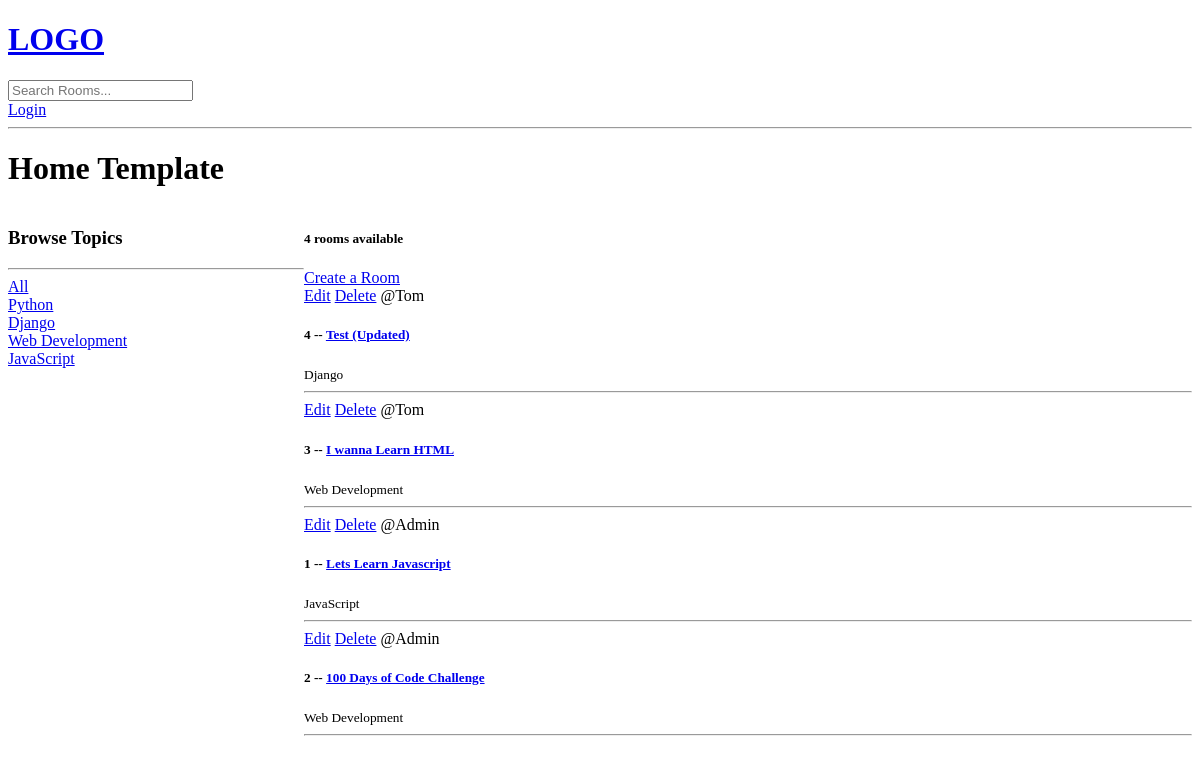
/, run on an earlier commit of the app's database.
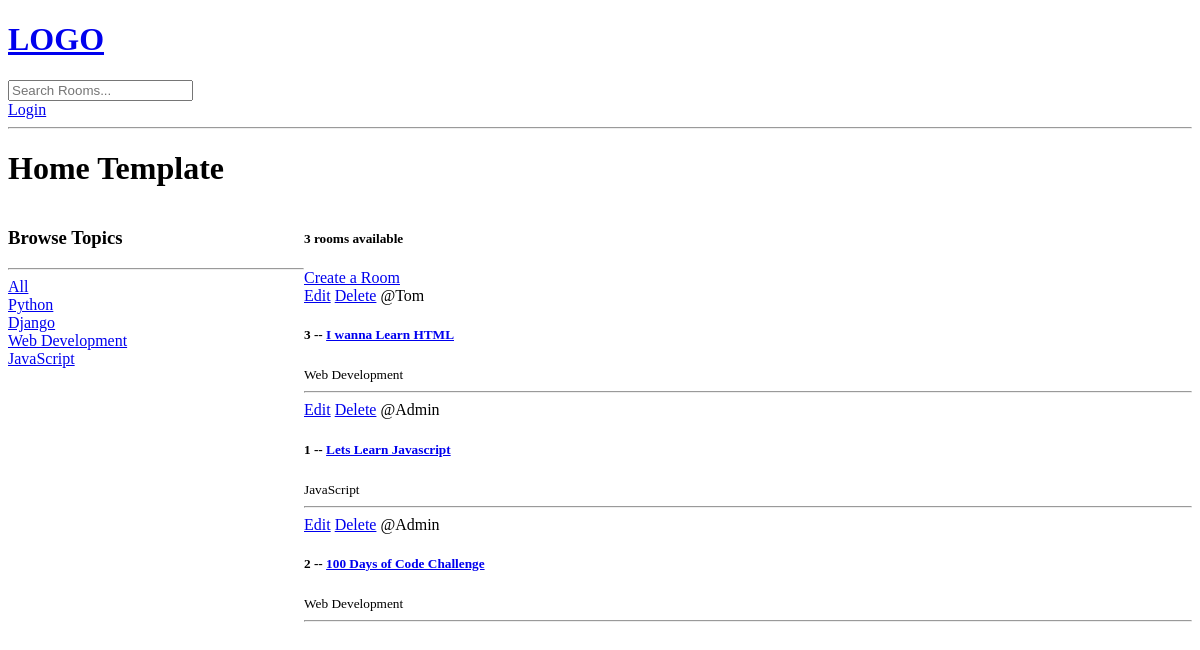
And on a later commit of the database.
### base/models.py (models this page shows, shortened)
class Topic(models.Model):
    name = models.CharField(max_length=200)

class Room(models.Model):
    host = models.ForeignKey(User, on_delete=models.SET_NULL, null=True)
    topic = models.ForeignKey(Topic, on_delete=models.SET_NULL, null=True)
    name= models.CharField(max_length=200) # Meaning this can't be blank
    description = models.TextField(null=True, blank=True)
    updated = models.DateTimeField(auto_now=True)
    created = models.DateTimeField(auto_now_add=True)
    class Meta:
        ordering = ['-updated', '-created']

### base/views.py (the view)
# urls.py: path('', views.home, name="home"),  # here keeping name="home" is a good practice
def home(request):
    q= request.GET.get('q') if request.GET.get('q') != None else ''
    rooms1 = Room.objects.filter(
        Q(topic__name__icontains=q) |
        Q(name__icontains=q) |
        Q(description__icontains=q)
        )
    topics = Topic.objects.all()
    room_count = rooms1.count()
    context = {'rooms': rooms1, 'topics': topics, 'room_count':room_count}
    return render(request, 'base/home.html', context)

### base/templates/base/home.html (shortened to what this page needs)
{% extends 'main.html' %}
{% block content %}
<h1>Home Template</h1>
<div class="home-container">
    <div>
        <h3>Browse Topics</h3>
        <hr>
        <div>
            <a href="{% url 'home' %}">All</a>
        </div>
        {% for topic in topics %}
            <div>
                <a href="{% url 'home' %}?q={{topic.name}}">{{topic.name}}</a>
            </div>
        {% endfor %}
    </div>
    <div>
        <h5>{{room_count}} rooms available</h5>
        <a href="{% url 'create-room' %}">Create a Room</a>
        <div>
            {% for room in rooms %}
                <div>
                    <a href="{% url 'update-room' room.id %}">Edit</a>
                    <a href="{% url 'delete-room' room.id %}">Delete</a>
                    <span>@{{room.host.username}}</span>
                    <h5>{{room.id}} -- <a href="{% url 'rooms' room.id %}">{{room.name}}</a></h5>
                    <small>{{room.topic.name}}</small>
                    <hr>
                </div>
            {% endfor %}
        </div>
    </div>
</div>
{% endblock content %}

### templates/main.html (shortened to what this page needs)
<!DOCTYPE html>
<html>
    <head>
    </head>
    <body>
        {% include 'navbar.html' %}
        {% block content %}
        {% endblock %}
    </body>
</html>

### templates/navbar.html
<a href="/">
    <h1>LOGO</h1>
</a>
<form method="GET" action="{% url 'home' %}">
    <input type="text" name="q" placeholder="Search Rooms..." />
</form>
{% if request.user.is_authenticated %}
<a href="{% url 'logout' %}">Logout</a>
{% else %}
<a href="{% url 'login' %}">Login</a>
{% endif %}
<hr>

### base/templates/base/home.html (style rules this page uses)
.home-container { display: grid; grid-template-columns: 1fr 3fr; }

What changed in the data, as far as the page shows it:
removed Room: host.username "Tom", id "4", name "Test (Updated)", topic.name "Django"
Also different on the page:
{{ room_count }}: "4" → "3"
